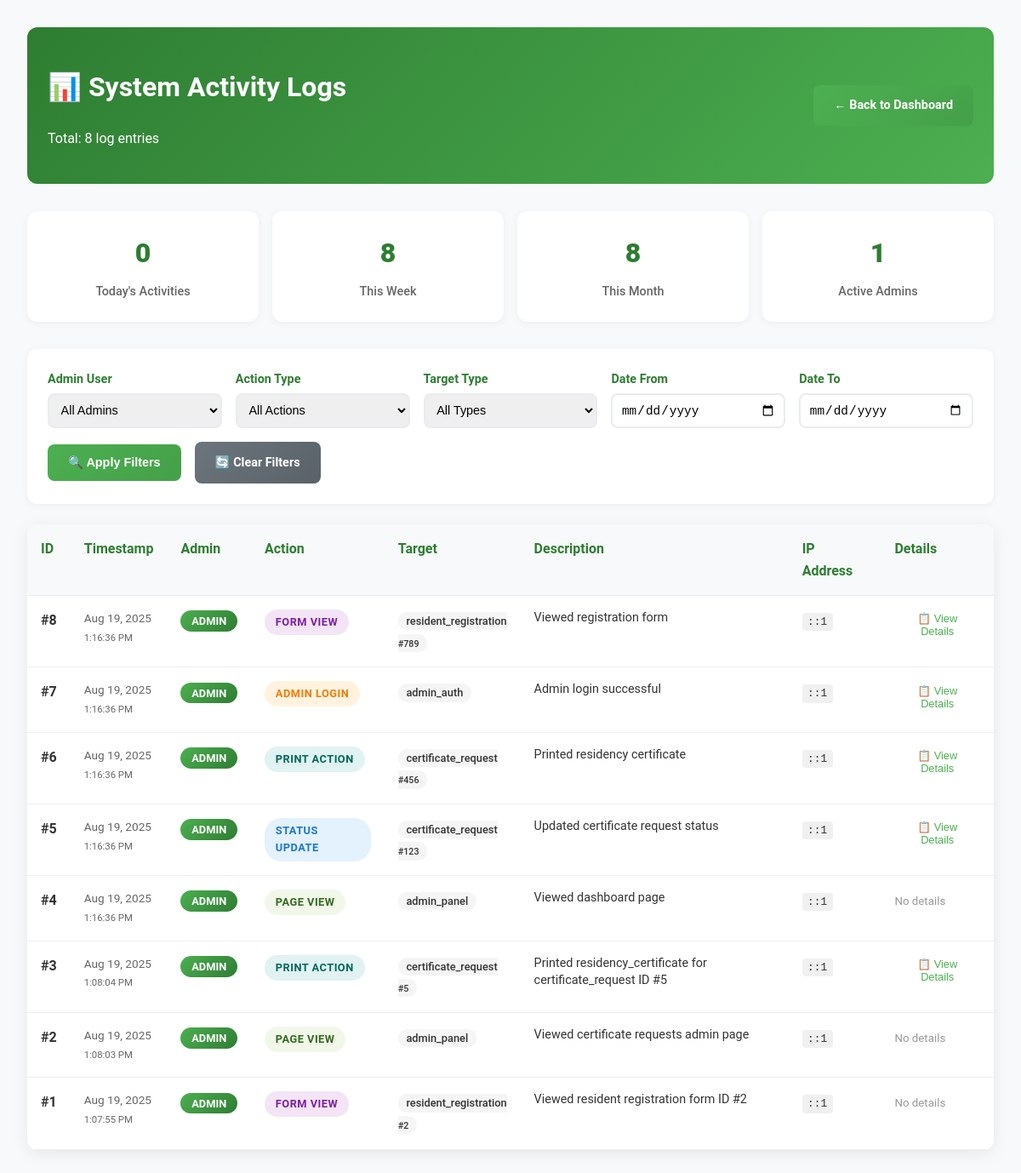
/admin/view-logs.php (signed in), run on the app's committed database.
### tables this page shows
CREATE TABLE `admin_logs` (
  `id` int(11) NOT NULL,
  `admin_id` varchar(100) DEFAULT 'system',
  `action_type` varchar(50) NOT NULL,
  `target_type` varchar(50) NOT NULL,
  `target_id` int(11) DEFAULT NULL,
  `description` text NOT NULL,
  `details` longtext DEFAULT NULL CHECK (json_valid(`details`)),
  `ip_address` varchar(45) DEFAULT NULL,
  `user_agent` text DEFAULT NULL,
  `created_at` timestamp NOT NULL DEFAULT current_timestamp()
);

### admin/view-logs.php (the view, shortened to what this page needs)
<?php
include '../includes/db_connect.php';
$date_from = $_GET['date_from'] ?? '';
$date_to = $_GET['date_to'] ?? '';
$page = max(1, (int)($_GET['page'] ?? 1));
$per_page = 20;
$offset = ($page - 1) * $per_page;
$whereConditions = [];
$params = [];
$whereClause = $whereConditions ? "WHERE " . implode(" AND ", $whereConditions) : "";
$count_sql = "SELECT COUNT(*) FROM admin_logs $whereClause";
$sql = "SELECT * FROM admin_logs $whereClause ORDER BY created_at DESC LIMIT $offset, $per_page";
$count_stmt = $pdo->prepare($count_sql);
$count_stmt->execute($params);
$total_logs = $count_stmt->fetchColumn();
$stmt = $pdo->prepare($sql);
$stmt->execute($params);
$logs = $stmt->fetchAll(PDO::FETCH_ASSOC);
?>
<!DOCTYPE html>
<html lang="en">
<head>
    <link rel="stylesheet" href="../css/styles.css">
</head>
<body>
    <div class="admin-container">
        <div class="admin-header">
            <div>
                <h1>📊 System Activity Logs</h1>
                <p>Total: <?php echo number_format($total_logs); ?> log entries</p>
            </div>
            <a href="dashboard.php" class="admin-btn">← Back to Dashboard</a>
        </div>
        <div class="stats-row">
            <?php
            $today_count = $pdo->query("SELECT COUNT(*) FROM admin_logs WHERE DATE(created_at) = CURDATE()")->fetchColumn();
            $week_count = $pdo->query("SELECT COUNT(*) FROM admin_logs WHERE created_at >= DATE_SUB(NOW(), INTERVAL 7 DAY)")->fetchColumn();
            $month_count = $pdo->query("SELECT COUNT(*) FROM admin_logs WHERE created_at >= DATE_SUB(NOW(), INTERVAL 30 DAY)")->fetchColumn();
            $unique_admins = $pdo->query("SELECT COUNT(DISTINCT admin_id) FROM admin_logs")->fetchColumn();
            ?>
            <div class="stat-card">
                <div class="stat-number"><?php echo $today_count; ?></div>
                <div class="stat-label">Today's Activities</div>
            </div>
            <div class="stat-card">
                <div class="stat-number"><?php echo $week_count; ?></div>
                <div class="stat-label">This Week</div>
            </div>
            <div class="stat-card">
                <div class="stat-number"><?php echo $month_count; ?></div>
                <div class="stat-label">This Month</div>
            </div>
            <div class="stat-card">
                <div class="stat-number"><?php echo $unique_admins; ?></div>
                <div class="stat-label">Active Admins</div>
            </div>
        </div>
        <div class="filters-container">
            <form method="GET" action="">
                <div class="filters-row">
                    <div class="filter-group">
                        <label for="admin_id">Admin User</label>
                        <select name="admin_id" id="admin_id">
                            <option value="">All Admins</option>
                        </select>
                    </div>
                    <div class="filter-group">
                        <label for="action_type">Action Type</label>
                        <select name="action_type" id="action_type">
                            <option value="">All Actions</option>
                        </select>
                    </div>
                    <div class="filter-group">
                        <label for="target_type">Target Type</label>
                        <select name="target_type" id="target_type">
                            <option value="">All Types</option>
                        </select>
                    </div>
                    <div class="filter-group">
                        <label for="date_from">Date From</label>
                        <input type="date" name="date_from" id="date_from" value="<?php echo htmlspecialchars($date_from); ?>">
                    </div>
                    <div class="filter-group">
                        <label for="date_to">Date To</label>
                        <input type="date" name="date_to" id="date_to" value="<?php echo htmlspecialchars($date_to); ?>">
                    </div>
                </div>
                <div class="filter-actions">
                    <button type="submit" class="admin-btn">🔍 Apply Filters</button>
                    <a href="view-logs.php" class="admin-btn secondary">🔄 Clear Filters</a>
                </div>
            </form>
        </div>
        <div class="logs-table">
            <table>
                <thead>
                    <tr>
                        <th>ID</th>
                        <th>Timestamp</th>
                        <th>Admin</th>
                        <th>Action</th>
                        <th>Target</th>
                        <th>Description</th>
                        <th>IP Address</th>
                        <th>Details</th>
                    </tr>
                </thead>
                <tbody>
                    <?php foreach ($logs as $log): ?>
                    <tr>
                        <td><strong>#<?php echo $log['id']; ?></strong></td>
                        <td class="log-timestamp">
                            <?php echo date('M j, Y', strtotime($log['created_at'])); ?><br>
                            <small><?php echo date('g:i:s A', strtotime($log['created_at'])); ?></small>
                        </td>
                        <td>
                            <span class="admin-badge">
                                <?php echo htmlspecialchars($log['admin_id']); ?>
                            </span>
                        </td>
                        <td>
                            <span class="action-badge action-<?php echo $log['action_type']; ?>">
                                <?php echo ucwords(str_replace('_', ' ', $log['action_type'])); ?>
                            </span>
                        </td>
                        <td>
                            <span class="target-badge">
                                <?php echo htmlspecialchars($log['target_type']); ?>
                                <?php if ($log['target_id']): ?>
                                    <br><small>#<?php echo $log['target_id']; ?></small>
                                <?php endif; ?>
                            </span>
                        </td>
                        <td>
                            <div class="log-description">
                                <?php echo htmlspecialchars($log['description']); ?>
                            </div>
                        </td>
                        <td>
                            <?php if ($log['ip_address']): ?>
                                <span class="ip-address"><?php echo htmlspecialchars($log['ip_address']); ?></span>
                            <?php else: ?>
                                <small style="color: #999;">N/A</small>
                            <?php endif; ?>
                        </td>
                        <td>
                            <?php if ($log['details']): ?>
                                <button class="details-toggle" onclick="toggleDetails(<?php echo $log['id']; ?>)">
                                    📋 View Details
                                </button>
                            <?php else: ?>
                                <small style="color: #999;">No details</small>
                            <?php endif; ?>
                        </td>
                    </tr>
                    <?php endforeach; ?>
                </tbody>
            </table>
        </div>
    </div>
</body>
</html>

### css/styles.css (style rules this page uses)
body { font-family: 'Roboto', sans-serif; margin: 0; padding: 0; background-color: #f4f7f9; color: #333; line-height: 1.6; }

### admin/view-logs.php (style rules this page uses)
.admin-container { max-width: 1600px; margin: 0 auto; padding: 2rem; background: #f8f9fa; min-height: 100vh; }
.admin-header { background: linear-gradient(135deg, #2e7d32 0%, #4caf50 100%); color: white; padding: 1.5rem; border-radius: 12px; margin-bottom: 2rem; display: flex; justify-content: space-between; align-items: center; }
.filters-container { background: white; padding: 1.5rem; border-radius: 12px; margin-bottom: 1.5rem; box-shadow: 0 2px 10px rgba(0, 0, 0, 0.05); }
.filters-row { display: grid; grid-template-columns: repeat(auto-fit, minmax(200px, 1fr)); gap: 1rem; margin-bottom: 1rem; }
.filter-group { display: flex; flex-direction: column; gap: 0.3rem; }
.filter-group label { font-weight: 600; color: #2e7d32; font-size: 0.9rem; }
.filter-group select, .filter-group input { padding: 0.6rem; border: 2px solid #e9ecef; border-radius: 8px; font-size: 0.9rem; transition: all 0.3s ease; }
.filter-actions { display: flex; gap: 1rem; align-items: center; margin-top: 1rem; }
.logs-table { background: white; border-radius: 12px; overflow: hidden; box-shadow: 0 4px 20px rgba(0, 0, 0, 0.08); }
.logs-table table { width: 100%; border-collapse: collapse; }
.logs-table th, .logs-table td { padding: 1rem; text-align: left; border-bottom: 1px solid #eee; vertical-align: top; }
.logs-table th { background: #f8f9fa; font-weight: 600; color: #2e7d32; position: sticky; top: 0; z-index: 10; }
.logs-table tbody tr { transition: all 0.3s ease; }
.action-badge { padding: 0.3rem 0.8rem; border-radius: 20px; font-size: 0.8rem; font-weight: 600; text-transform: uppercase; letter-spacing: 0.5px; display: inline-block; }
.action-status_update { background: #e3f2fd; color: #1976d2; }
.action-admin_login { background: #fff3e0; color: #f57c00; }
.action-form_view { background: #f3e5f5; color: #7b1fa2; }
.action-print_action { background: #e0f2f1; color: #00695c; }
.action-page_view { background: #f1f8e9; color: #33691e; }
.target-badge { background: #f5f5f5; color: #333; padding: 0.2rem 0.6rem; border-radius: 12px; font-size: 0.8rem; font-weight: 500; }
.admin-badge { background: linear-gradient(135deg, #4caf50, #2e7d32); color: white; padding: 0.3rem 0.8rem; border-radius: 16px; font-size: 0.8rem; font-weight: 600; text-transform: uppercase; }
.log-description { max-width: 300px; font-size: 0.9rem; line-height: 1.4; color: #333; }
.log-timestamp { font-size: 0.85rem; color: #666; white-space: nowrap; }
.details-toggle { background: none; border: none; color: #4caf50; cursor: pointer; font-size: 0.8rem; padding: 0.2rem 0.5rem; border-radius: 4px; transition: all 0.3s ease; }
.ip-address { font-family: 'Courier New', monospace; background: #f0f0f0; padding: 0.2rem 0.4rem; border-radius: 4px; font-size: 0.8rem; }
.stats-row { display: grid; grid-template-columns: repeat(auto-fit, minmax(200px, 1fr)); gap: 1rem; margin-bottom: 2rem; }
.stat-card { background: white; padding: 1.5rem; border-radius: 12px; box-shadow: 0 2px 10px rgba(0, 0, 0, 0.05); text-align: center; }
.stat-number { font-size: 2rem; font-weight: 800; color: #2e7d32; margin-bottom: 0.5rem; }
.stat-label { color: #666; font-size: 0.9rem; font-weight: 500; }
.admin-btn { display: inline-block; padding: 0.8rem 1.5rem; background: linear-gradient(135deg, #4CAF50, #45a049); color: white; text-decoration: none; border-radius: 8px; font-weight: 600; border: none; cursor: pointer; transition: all 0.3s ease; font-size: 0.9rem; }
.admin-btn.secondary { background: linear-gradient(135deg, #6c757d, #5a6268); }

### data on the page
admin_logs: id "8", created_at "Aug 19, 2025", created_at "1:16:36 PM", admin "ADMIN", action_type "FORM VIEW", target_type "resident_registration", target "789", description "Viewed registration form", ip_address "::1"
admin_logs: id "7", created_at "Aug 19, 2025", created_at "1:16:36 PM", admin "ADMIN", action_type "ADMIN LOGIN", target_type "admin_auth", description "Admin login successful", ip_address "::1"
admin_logs: id "6", created_at "Aug 19, 2025", created_at "1:16:36 PM", admin "ADMIN", action_type "PRINT ACTION", target_type "certificate_request", target "456", description "Printed residency certificate", ip_address "::1"
admin_logs: id "5", created_at "Aug 19, 2025", created_at "1:16:36 PM", admin "ADMIN", action_type "STATUS UPDATE", target_type "certificate_request", target "123", description "Updated certificate request status", ip_address "::1"
admin_logs: id "4", created_at "Aug 19, 2025", created_at "1:16:36 PM", admin "ADMIN", action_type "PAGE VIEW", target_type "admin_panel", description "Viewed dashboard page", ip_address "::1", shows "No details"
admin_logs: id "3", created_at "Aug 19, 2025", created_at "1:08:04 PM", admin "ADMIN", action_type "PRINT ACTION", target_type "certificate_request", target "5", description "Printed residency_certificate for certificate_request ID #5", ip_address "::1"
admin_logs: id "2", created_at "Aug 19, 2025", created_at "1:08:03 PM", admin "ADMIN", action_type "PAGE VIEW", target_type "admin_panel", description "Viewed certificate requests admin page", ip_address "::1", shows "No details"
admin_logs: id "1", created_at "Aug 19, 2025", created_at "1:07:55 PM", admin "ADMIN", action_type "FORM VIEW", target_type "resident_registration", target "2", description "Viewed resident registration form ID #2", ip_address "::1", shows "No details"

### other printed values
$total_logs "8"
$today_count "0"
$week_count "8"
$month_count "8"
$unique_admins "1"
